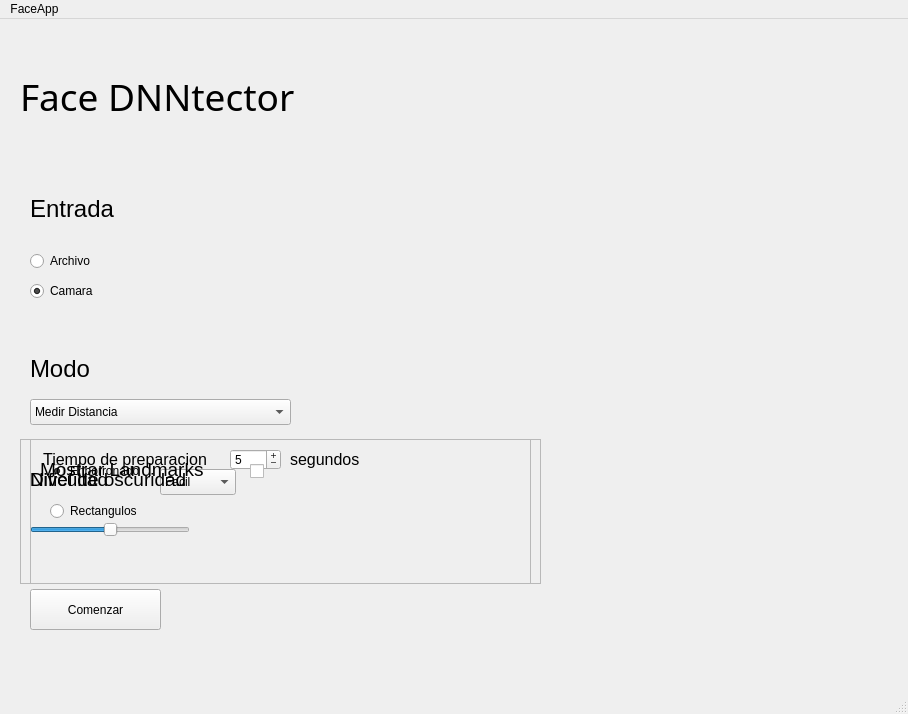
<?xml version="1.0" encoding="UTF-8"?>
<ui version="4.0">
 <class>MainWindow</class>
 <widget class="QMainWindow" name="MainWindow">
  <property name="geometry">
   <rect>
    <x>0</x>
    <y>0</y>
    <width>908</width>
    <height>714</height>
   </rect>
  </property>
  <property name="windowTitle">
   <string>MainWindow</string>
  </property>
  <widget class="QWidget" name="centralwidget">
   <widget class="QRadioButton" name="radioButton">
    <property name="geometry">
     <rect>
      <x>30</x>
      <y>260</y>
      <width>78</width>
      <height>24</height>
     </rect>
    </property>
    <property name="text">
     <string>Camara</string>
    </property>
    <property name="checked">
     <bool>true</bool>
    </property>
   </widget>
   <widget class="QRadioButton" name="radioButton_2">
    <property name="geometry">
     <rect>
      <x>30</x>
      <y>230</y>
      <width>77</width>
      <height>24</height>
     </rect>
    </property>
    <property name="text">
     <string>Archivo</string>
    </property>
   </widget>
   <widget class="QPushButton" name="pushButton">
    <property name="geometry">
     <rect>
      <x>30</x>
      <y>570</y>
      <width>131</width>
      <height>41</height>
     </rect>
    </property>
    <property name="sizePolicy">
     <sizepolicy hsizetype="Fixed" vsizetype="Fixed">
      <horstretch>0</horstretch>
      <verstretch>0</verstretch>
     </sizepolicy>
    </property>
    <property name="autoFillBackground">
     <bool>false</bool>
    </property>
    <property name="text">
     <string>Comenzar</string>
    </property>
   </widget>
   <widget class="QComboBox" name="comboBox">
    <property name="geometry">
     <rect>
      <x>30</x>
      <y>380</y>
      <width>261</width>
      <height>26</height>
     </rect>
    </property>
    <property name="sizePolicy">
     <sizepolicy hsizetype="Minimum" vsizetype="Fixed">
      <horstretch>0</horstretch>
      <verstretch>0</verstretch>
     </sizepolicy>
    </property>
    <item>
     <property name="text">
      <string>Medir Distancia</string>
     </property>
    </item>
    <item>
     <property name="text">
      <string>Vector Direccion</string>
     </property>
    </item>
    <item>
     <property name="text">
      <string>Censurador de caras</string>
     </property>
    </item>
    <item>
     <property name="text">
      <string>Modo Oscuridad</string>
     </property>
    </item>
    <item>
     <property name="text">
      <string>Death Pong</string>
     </property>
    </item>
   </widget>
   <widget class="QFrame" name="OCensura">
    <property name="enabled">
     <bool>true</bool>
    </property>
    <property name="geometry">
     <rect>
      <x>30</x>
      <y>420</y>
      <width>511</width>
      <height>145</height>
     </rect>
    </property>
    <property name="frameShape">
     <enum>QFrame::Shape::StyledPanel</enum>
    </property>
    <property name="frameShadow">
     <enum>QFrame::Shadow::Raised</enum>
    </property>
    <widget class="QRadioButton" name="radioButton_3">
     <property name="geometry">
      <rect>
       <x>20</x>
       <y>20</y>
       <width>121</width>
       <height>24</height>
      </rect>
     </property>
     <property name="text">
      <string>Enborronado</string>
     </property>
     <property name="checked">
      <bool>true</bool>
     </property>
    </widget>
    <widget class="QRadioButton" name="radioButton_4">
     <property name="geometry">
      <rect>
       <x>20</x>
       <y>60</y>
       <width>819</width>
       <height>24</height>
      </rect>
     </property>
     <property name="text">
      <string>Rectangulos</string>
     </property>
    </widget>
   </widget>
   <widget class="QLabel" name="label_2">
    <property name="geometry">
     <rect>
      <x>30</x>
      <y>330</y>
      <width>81</width>
      <height>40</height>
     </rect>
    </property>
    <property name="maximumSize">
     <size>
      <width>200</width>
      <height>200</height>
     </size>
    </property>
    <property name="font">
     <font>
      <pointsize>18</pointsize>
     </font>
    </property>
    <property name="text">
     <string>Modo</string>
    </property>
   </widget>
   <widget class="QLabel" name="label_3">
    <property name="geometry">
     <rect>
      <x>30</x>
      <y>170</y>
      <width>100</width>
      <height>40</height>
     </rect>
    </property>
    <property name="maximumSize">
     <size>
      <width>200</width>
      <height>200</height>
     </size>
    </property>
    <property name="font">
     <font>
      <pointsize>18</pointsize>
     </font>
    </property>
    <property name="text">
     <string>Entrada</string>
    </property>
   </widget>
   <widget class="QLabel" name="label">
    <property name="geometry">
     <rect>
      <x>20</x>
      <y>50</y>
      <width>411</width>
      <height>54</height>
     </rect>
    </property>
    <property name="font">
     <font>
      <family>Arial Rounded MT Bold</family>
      <pointsize>28</pointsize>
     </font>
    </property>
    <property name="text">
     <string>Face DNNtector</string>
    </property>
   </widget>
   <widget class="QFrame" name="OMedir">
    <property name="enabled">
     <bool>true</bool>
    </property>
    <property name="geometry">
     <rect>
      <x>30</x>
      <y>420</y>
      <width>511</width>
      <height>145</height>
     </rect>
    </property>
    <property name="frameShape">
     <enum>QFrame::Shape::StyledPanel</enum>
    </property>
    <property name="frameShadow">
     <enum>QFrame::Shadow::Raised</enum>
    </property>
    <widget class="QSpinBox" name="tiempoCal">
     <property name="geometry">
      <rect>
       <x>200</x>
       <y>10</y>
       <width>51</width>
       <height>21</height>
      </rect>
     </property>
     <property name="buttonSymbols">
      <enum>QAbstractSpinBox::ButtonSymbols::PlusMinus</enum>
     </property>
     <property name="value">
      <number>5</number>
     </property>
    </widget>
    <widget class="QLabel" name="label_4">
     <property name="geometry">
      <rect>
       <x>-20</x>
       <y>10</y>
       <width>230</width>
       <height>21</height>
      </rect>
     </property>
     <property name="sizePolicy">
      <sizepolicy hsizetype="Fixed" vsizetype="Fixed">
       <horstretch>0</horstretch>
       <verstretch>0</verstretch>
      </sizepolicy>
     </property>
     <property name="maximumSize">
      <size>
       <width>230</width>
       <height>200</height>
      </size>
     </property>
     <property name="font">
      <font>
       <pointsize>12</pointsize>
      </font>
     </property>
     <property name="text">
      <string>Tiempo de preparacion</string>
     </property>
     <property name="scaledContents">
      <bool>false</bool>
     </property>
     <property name="alignment">
      <set>Qt::AlignmentFlag::AlignCenter</set>
     </property>
    </widget>
    <widget class="QLabel" name="label_5">
     <property name="geometry">
      <rect>
       <x>260</x>
       <y>0</y>
       <width>101</width>
       <height>40</height>
      </rect>
     </property>
     <property name="maximumSize">
      <size>
       <width>500</width>
       <height>200</height>
      </size>
     </property>
     <property name="font">
      <font>
       <pointsize>12</pointsize>
      </font>
     </property>
     <property name="text">
      <string>segundos</string>
     </property>
    </widget>
   </widget>
   <widget class="QFrame" name="OPong">
    <property name="geometry">
     <rect>
      <x>20</x>
      <y>420</y>
      <width>511</width>
      <height>145</height>
     </rect>
    </property>
    <property name="styleSheet">
     <string notr="true"/>
    </property>
    <property name="frameShape">
     <enum>QFrame::Shape::StyledPanel</enum>
    </property>
    <property name="frameShadow">
     <enum>QFrame::Shadow::Raised</enum>
    </property>
    <widget class="QComboBox" name="comboBox_2">
     <property name="geometry">
      <rect>
       <x>140</x>
       <y>30</y>
       <width>76</width>
       <height>26</height>
      </rect>
     </property>
     <item>
      <property name="text">
       <string>Facil</string>
      </property>
     </item>
     <item>
      <property name="text">
       <string>Normal</string>
      </property>
     </item>
     <item>
      <property name="text">
       <string>Dificil</string>
      </property>
     </item>
     <item>
      <property name="text">
       <string>Extremo</string>
      </property>
     </item>
    </widget>
    <widget class="QLabel" name="label_6">
     <property name="geometry">
      <rect>
       <x>10</x>
       <y>20</y>
       <width>101</width>
       <height>40</height>
      </rect>
     </property>
     <property name="maximumSize">
      <size>
       <width>200</width>
       <height>200</height>
      </size>
     </property>
     <property name="font">
      <font>
       <pointsize>14</pointsize>
      </font>
     </property>
     <property name="text">
      <string>Dificultad</string>
     </property>
    </widget>
   </widget>
   <widget class="QFrame" name="OOscu">
    <property name="geometry">
     <rect>
      <x>20</x>
      <y>420</y>
      <width>511</width>
      <height>145</height>
     </rect>
    </property>
    <property name="styleSheet">
     <string notr="true"/>
    </property>
    <property name="frameShape">
     <enum>QFrame::Shape::StyledPanel</enum>
    </property>
    <property name="frameShadow">
     <enum>QFrame::Shadow::Raised</enum>
    </property>
    <widget class="QLabel" name="label_7">
     <property name="geometry">
      <rect>
       <x>10</x>
       <y>20</y>
       <width>200</width>
       <height>40</height>
      </rect>
     </property>
     <property name="maximumSize">
      <size>
       <width>200</width>
       <height>200</height>
      </size>
     </property>
     <property name="font">
      <font>
       <pointsize>14</pointsize>
      </font>
     </property>
     <property name="text">
      <string>Nivel de oscuridad</string>
     </property>
    </widget>
    <widget class="QSlider" name="horizontalSlider">
     <property name="geometry">
      <rect>
       <x>10</x>
       <y>80</y>
       <width>160</width>
       <height>22</height>
      </rect>
     </property>
     <property name="minimum">
      <number>60</number>
     </property>
     <property name="maximum">
      <number>170</number>
     </property>
     <property name="pageStep">
      <number>30</number>
     </property>
     <property name="value">
      <number>115</number>
     </property>
     <property name="orientation">
      <enum>Qt::Orientation::Horizontal</enum>
     </property>
    </widget>
   </widget>
   <widget class="QFrame" name="ODir">
    <property name="geometry">
     <rect>
      <x>30</x>
      <y>420</y>
      <width>511</width>
      <height>145</height>
     </rect>
    </property>
    <property name="styleSheet">
     <string notr="true"/>
    </property>
    <property name="frameShape">
     <enum>QFrame::Shape::StyledPanel</enum>
    </property>
    <property name="frameShadow">
     <enum>QFrame::Shadow::Raised</enum>
    </property>
    <widget class="QLabel" name="label_8">
     <property name="geometry">
      <rect>
       <x>10</x>
       <y>10</y>
       <width>200</width>
       <height>40</height>
      </rect>
     </property>
     <property name="maximumSize">
      <size>
       <width>200</width>
       <height>200</height>
      </size>
     </property>
     <property name="font">
      <font>
       <pointsize>14</pointsize>
      </font>
     </property>
     <property name="text">
      <string>Mostrar Landmarks</string>
     </property>
    </widget>
    <widget class="QCheckBox" name="checkBox">
     <property name="geometry">
      <rect>
       <x>220</x>
       <y>20</y>
       <width>91</width>
       <height>24</height>
      </rect>
     </property>
     <property name="text">
      <string/>
     </property>
    </widget>
   </widget>
  </widget>
  <widget class="QMenuBar" name="menubar">
   <property name="geometry">
    <rect>
     <x>0</x>
     <y>0</y>
     <width>908</width>
     <height>26</height>
    </rect>
   </property>
   <widget class="QMenu" name="menuFaceApp">
    <property name="title">
     <string>FaceApp</string>
    </property>
   </widget>
   <addaction name="menuFaceApp"/>
  </widget>
  <widget class="QStatusBar" name="statusbar"/>
 </widget>
 <resources/>
 <connections/>
</ui>
